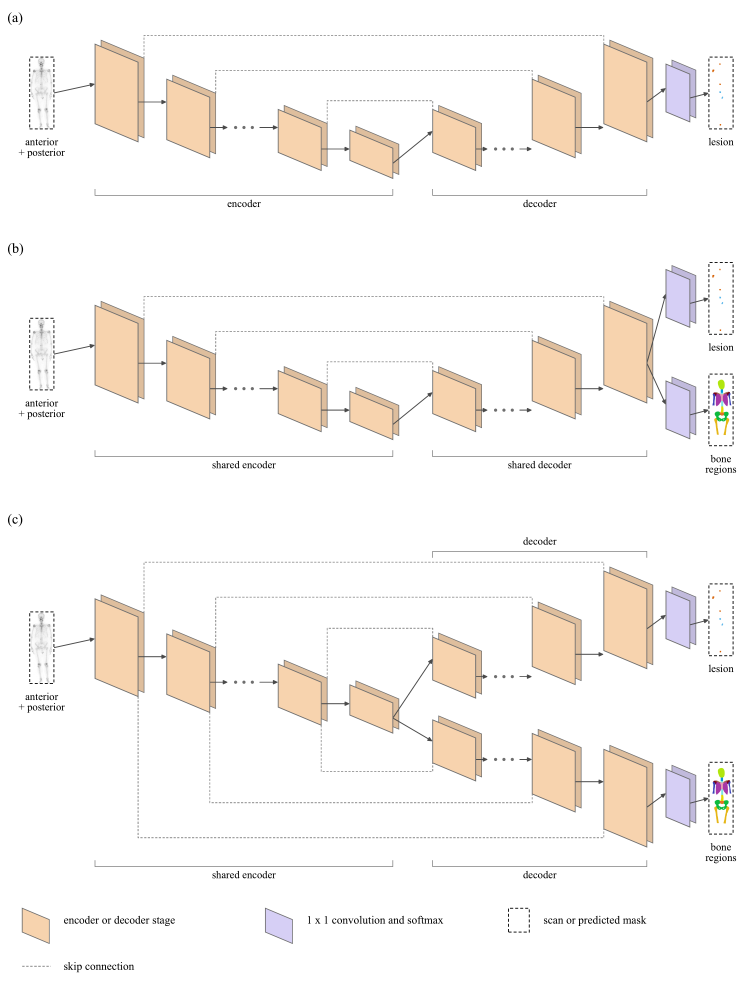
#> input picture figures/architecture/nnunet_plain_models.png, 3711 x 4915 px (shown at 1/5 size)
$ python recolor_lesion_thumbnails.py --out out.png
#> lines starting #> are read from the running program, lines starting #| are printed output that depends on the picture; after the words box and inside, x2 and y2 are one past the last pixel; in counts of white or black regions, pixels touching at a corner belong together
"""Recolor the lesion mask thumbnails of the architecture diagrams to the hotspot palette.

The old thumbnails draw malignant hotspots in orange (213, 94, 0) and benign hotspots in sky blue (86, 180, 233).
They are recolored to malignant red (215, 25, 25) and benign green (30, 160, 60). Only the area around the
thumbnail pixels of those two colors is touched, so the skeleton thumbnails and the network drawings stay as they are.

    uv run --no-project --with pillow --with numpy --with tqdm python scripts/recolor_lesion_thumbnails.py --out <folder>
"""
from __future__ import annotations

import argparse
from pathlib import Path

import numpy as np
from PIL import Image
from tqdm import tqdm

OLD_MALIGNANT, OLD_BENIGN = (213, 94, 0), (86, 180, 233)
NEW_MALIGNANT, NEW_BENIGN = (215, 25, 25), (30, 160, 60)
TOLERANCE = 12
PAD = 8
GROUP_GAP = 200
MIN_X = 3400
FILES = ["nnunet_plain_models.png", "nnunet_cbam_models.png", "segformer_models.png"]


def exact(img: np.ndarray, color: tuple[int, int, int]) -> np.ndarray:
    return (np.abs(img - np.array(color)) < TOLERANCE).all(axis=-1)


def thumbnail_boxes(mask: np.ndarray) -> list[tuple[int, int, int, int]]:
    ys, xs = np.where(mask)
    keep = xs >= MIN_X
    ys, xs = ys[keep], xs[keep]
    if not len(ys):
        return []
    order = np.argsort(ys)
    ys, xs = ys[order], xs[order]
    cuts = np.where(np.diff(ys) > GROUP_GAP)[0] + 1
    return [(g_x.min() - PAD, g_y.min() - PAD, g_x.max() + PAD, g_y.max() + PAD) for g_y, g_x in zip(np.split(ys, cuts), np.split(xs, cuts))]


def recolor_box(img: np.ndarray, box: tuple[int, int, int, int]) -> None:
    x0, y0, x1, y1 = box
    area = img[y0:y1 + 1, x0:x1 + 1]
    spread = area.max(axis=-1) - area.min(axis=-1)
    orange = (spread > 25) & (area[..., 0] > area[..., 2])
    blue = (spread > 25) & (area[..., 2] > area[..., 0])
    for pixels, alpha, new in (
        (orange, (255 - area[..., 1]) / (255 - OLD_MALIGNANT[1]), NEW_MALIGNANT),
        (blue, (255 - area[..., 0]) / (255 - OLD_BENIGN[0]), NEW_BENIGN),
    ):
        a = np.clip(alpha, 0, 1)[..., None]
        blended = a * np.array(new) + (1 - a) * 255
        area[pixels] = blended[pixels]


def main() -> None:
    parser = argparse.ArgumentParser(description=__doc__, formatter_class=argparse.RawDescriptionHelpFormatter)
    parser.add_argument("--src", type=Path, default=Path(__file__).resolve().parents[1] / "figures" / "architecture")
    parser.add_argument("--out", type=Path, required=True)
    args = parser.parse_args()
    args.out.mkdir(parents=True, exist_ok=True)
    for name in tqdm(FILES, desc="diagrams"):
        img = np.array(Image.open(args.src / name).convert("RGB")).astype(float)
        mask = exact(img, OLD_MALIGNANT) | exact(img, OLD_BENIGN)
#> in exact, `return (np.abs(img - np.array(color)) < TOLERANCE).all(axis=-1)`:
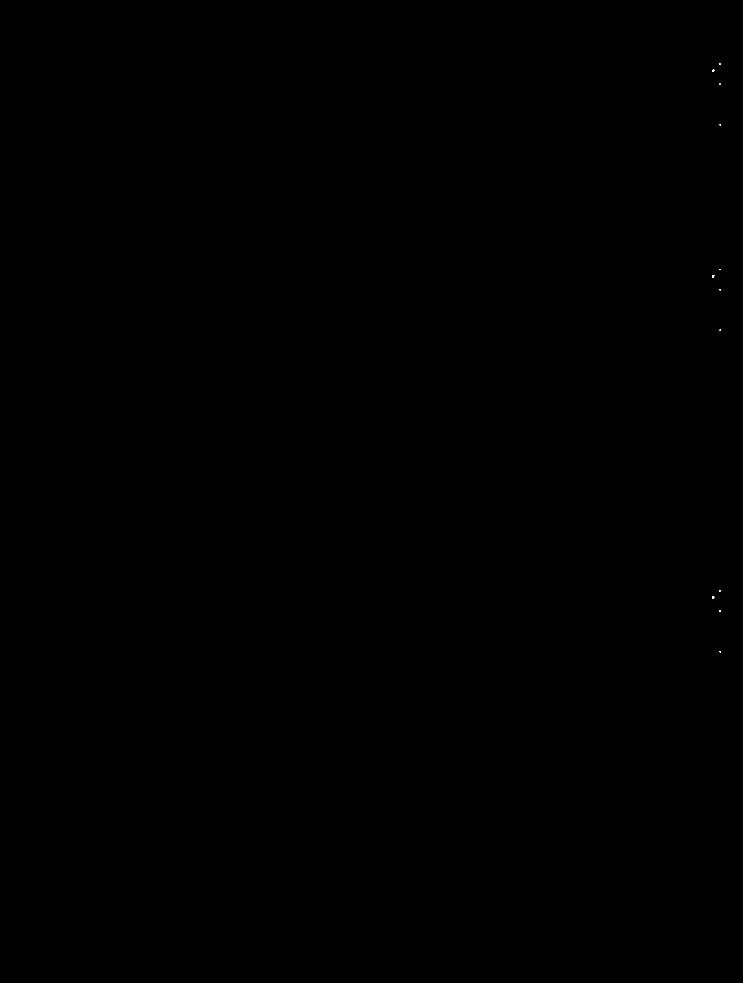
#> returned value: shape (4915, 3711) bool (shown at 1/5 size); 0% white; 12 white regions, largest, box (x1, y1, x2, y2) and area: (3562, 1375, 3571, 1387) 84, (3562, 2982, 3571, 2994) 84, (3562, 348, 3571, 360) 82
#> in exact (call 2), `return (np.abs(img - np.array(color)) < TOLERANCE).all(axis=-1)`: returned value: shape (4915, 3711) bool; 0% white; 6 white regions, box (x1, y1, x2, y2) and area: (3598, 457, 3605, 464) 46, (3598, 1484, 3605, 1491) 46, (3598, 3091, 3605, 3098) 46, (3608, 484, 3615, 493) 45, (3608, 1511, 3615, 1520) 45, (3608, 3118, 3615, 3127) 45
        for box in thumbnail_boxes(mask):
#> in thumbnail_boxes, `cuts = np.where(np.diff(ys) > GROUP_GAP)[0] + 1`: cuts = [267, 536]
            recolor_box(img, box)
#> this loop made 3 passes
#> pass 1, in recolor_box, `area = img[y0:y1 + 1, x0:x1 + 1]`:
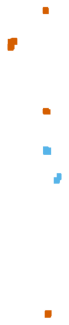
#> area: shape (325, 69, 3) float64; mean R, G, B 253.6, 252.8, 252.1
#> pass 1, in recolor_box, `spread = area.max(axis=-1) - area.min(axis=-1)`:
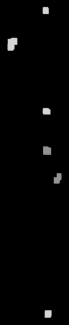
#> spread: shape (325, 69) float64; min 0, max 213, mean 3.1
#> pass 1, in recolor_box, `orange = (spread > 25) & (area[..., 0] > area[..., 2])`:
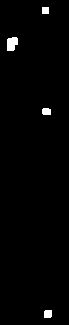
#> orange: shape (325, 69) bool; 1.3% white; 4 white regions, box (x1, y1, x2, y2) and area: (7, 37, 18, 51) 128, (44, 310, 52, 318) 62, (42, 108, 51, 115) 59, (42, 7, 49, 14) 49
#> pass 1, in recolor_box, `blue = (spread > 25) & (area[..., 2] > area[..., 0])`:
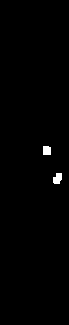
#> blue: shape (325, 69) bool; 0.66% white; 2 white regions, box (x1, y1, x2, y2) and area: (53, 173, 62, 184) 79, (43, 146, 51, 155) 70
        Image.fromarray(np.clip(img.round(), 0, 255).astype(np.uint8)).save(args.out / name)
#> pass 2 of the loop in main, `for name in tqdm(FILES, desc="diagrams"):`:
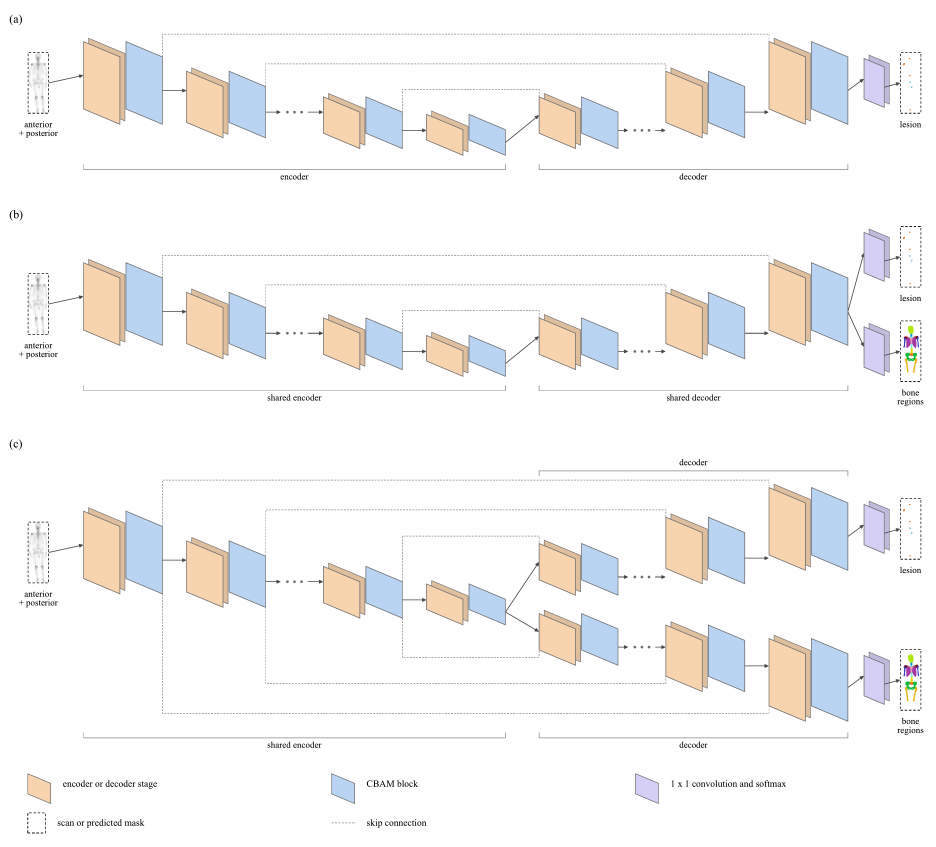
#> input picture figures/architecture/nnunet_cbam_models.png, 3743 x 3387 px (shown at 1/4 size)
#> in exact (call 3), `return (np.abs(img - np.array(color)) < TOLERANCE).all(axis=-1)`:
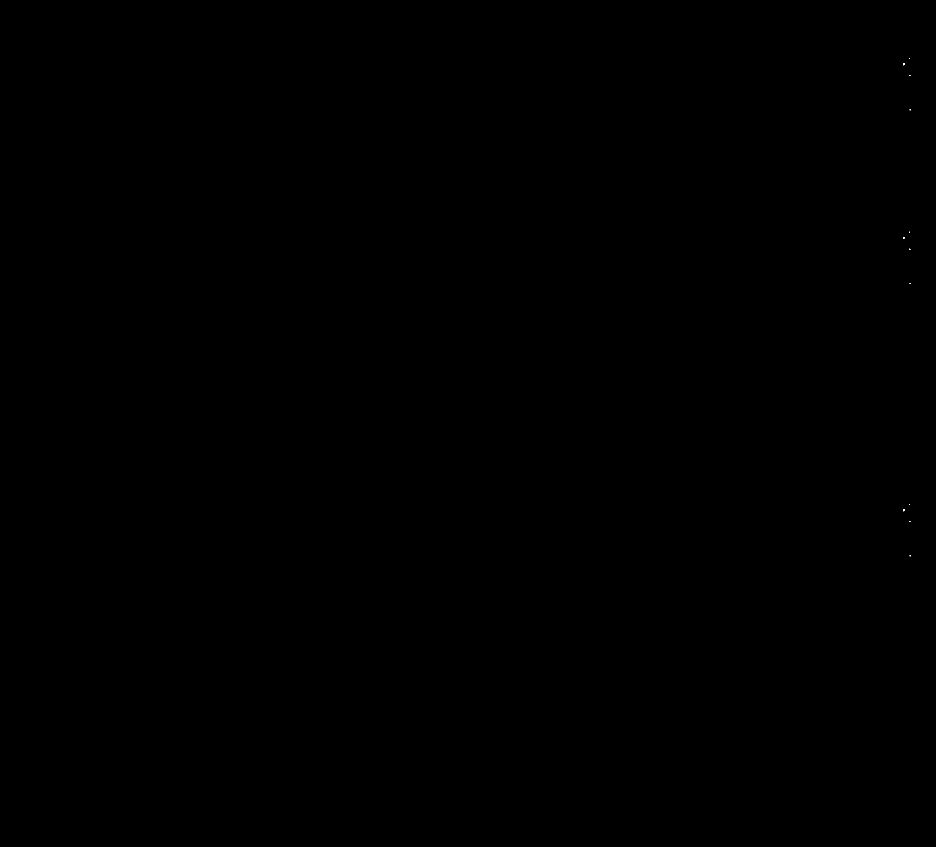
#> returned value: shape (3387, 3743) bool (shown at 1/4 size); 0% white; 12 white regions (9 under 20 px), largest, box (x1, y1, x2, y2) and area: (3614, 253, 3619, 261) 29, (3614, 948, 3619, 956) 29, (3614, 2037, 3619, 2045) 29
#> the loop in main, `for box in thumbnail_boxes(mask):` made 3 passes
#> (box, y0 in recolor_box, y1 in recolor_box) on passes 1 to 3: ((3606, 224, 3656, 448), 224, 448), ((3606, 919, 3656, 1143), 919, 1143), ((3606, 2008, 3656, 2232), 2008, 2232)
#> pass 1, in recolor_box (call 4), `blue = (spread > 25) & (area[..., 2] > area[..., 0])`:
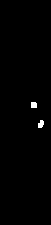
#> blue: shape (225, 51) bool; 0.63% white; 2 white regions, box (x1, y1, x2, y2) and area: (38, 120, 44, 128) 37, (31, 102, 37, 108) 35
    print(f"wrote {len(FILES)} files to {args.out}")


if __name__ == "__main__":
    main()
